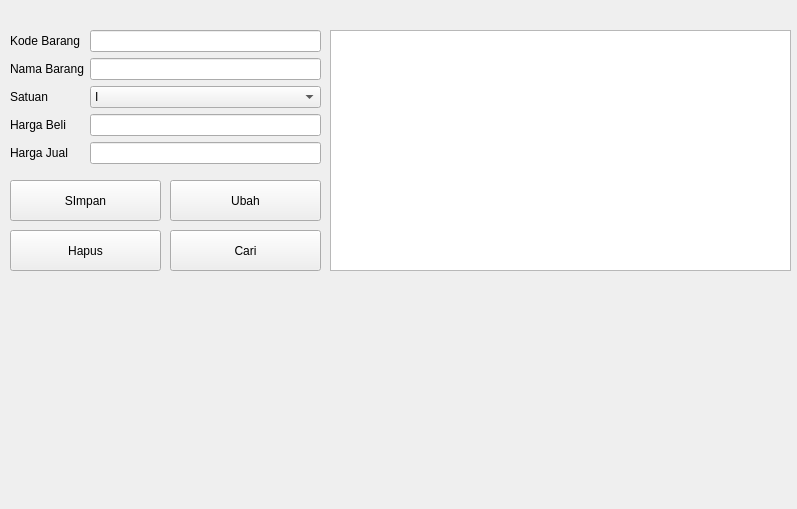
<?xml version="1.0" encoding="UTF-8"?>
<ui version="4.0">
 <class>FormBarang</class>
 <widget class="QWidget" name="FormBarang">
  <property name="geometry">
   <rect>
    <x>0</x>
    <y>0</y>
    <width>797</width>
    <height>509</height>
   </rect>
  </property>
  <property name="windowTitle">
   <string>Form</string>
  </property>
  <widget class="QPushButton" name="pushButton_3">
   <property name="geometry">
    <rect>
     <x>170</x>
     <y>230</y>
     <width>151</width>
     <height>41</height>
    </rect>
   </property>
   <property name="text">
    <string>Cari</string>
   </property>
  </widget>
  <widget class="QPushButton" name="pushButton">
   <property name="geometry">
    <rect>
     <x>10</x>
     <y>180</y>
     <width>151</width>
     <height>41</height>
    </rect>
   </property>
   <property name="text">
    <string>SImpan</string>
   </property>
  </widget>
  <widget class="QPushButton" name="pushButton_4">
   <property name="geometry">
    <rect>
     <x>10</x>
     <y>230</y>
     <width>151</width>
     <height>41</height>
    </rect>
   </property>
   <property name="text">
    <string>Hapus</string>
   </property>
  </widget>
  <widget class="QPushButton" name="pushButton_2">
   <property name="geometry">
    <rect>
     <x>170</x>
     <y>180</y>
     <width>151</width>
     <height>41</height>
    </rect>
   </property>
   <property name="text">
    <string>Ubah</string>
   </property>
  </widget>
  <widget class="QWidget" name="formLayoutWidget">
   <property name="geometry">
    <rect>
     <x>10</x>
     <y>30</y>
     <width>311</width>
     <height>141</height>
    </rect>
   </property>
   <layout class="QFormLayout" name="formLayout">
    <item row="0" column="0">
     <widget class="QLabel" name="kode_barangLabel">
      <property name="text">
       <string>Kode Barang</string>
      </property>
     </widget>
    </item>
    <item row="0" column="1">
     <widget class="QLineEdit" name="kode_barangLineEdit"/>
    </item>
    <item row="1" column="0">
     <widget class="QLabel" name="nama_barangLabel">
      <property name="text">
       <string>Nama Barang</string>
      </property>
     </widget>
    </item>
    <item row="1" column="1">
     <widget class="QLineEdit" name="nama_barangLineEdit"/>
    </item>
    <item row="2" column="0">
     <widget class="QLabel" name="satuanLabel">
      <property name="text">
       <string>Satuan</string>
      </property>
     </widget>
    </item>
    <item row="2" column="1">
     <widget class="QComboBox" name="satuanComboBox">
      <item>
       <property name="text">
        <string>I</string>
       </property>
      </item>
      <item>
       <property name="text">
        <string>II</string>
       </property>
      </item>
      <item>
       <property name="text">
        <string>III</string>
       </property>
      </item>
      <item>
       <property name="text">
        <string>IV</string>
       </property>
      </item>
     </widget>
    </item>
    <item row="3" column="0">
     <widget class="QLabel" name="harga_beliLabel">
      <property name="text">
       <string>Harga Beli</string>
      </property>
     </widget>
    </item>
    <item row="3" column="1">
     <widget class="QLineEdit" name="harga_beliLineEdit"/>
    </item>
    <item row="4" column="0">
     <widget class="QLabel" name="harga_jualLabel">
      <property name="text">
       <string>Harga Jual</string>
      </property>
     </widget>
    </item>
    <item row="4" column="1">
     <widget class="QLineEdit" name="harga_jualLineEdit"/>
    </item>
   </layout>
  </widget>
  <widget class="QTableView" name="tableBarang">
   <property name="geometry">
    <rect>
     <x>330</x>
     <y>30</y>
     <width>461</width>
     <height>241</height>
    </rect>
   </property>
  </widget>
 </widget>
 <resources/>
 <connections/>
</ui>
